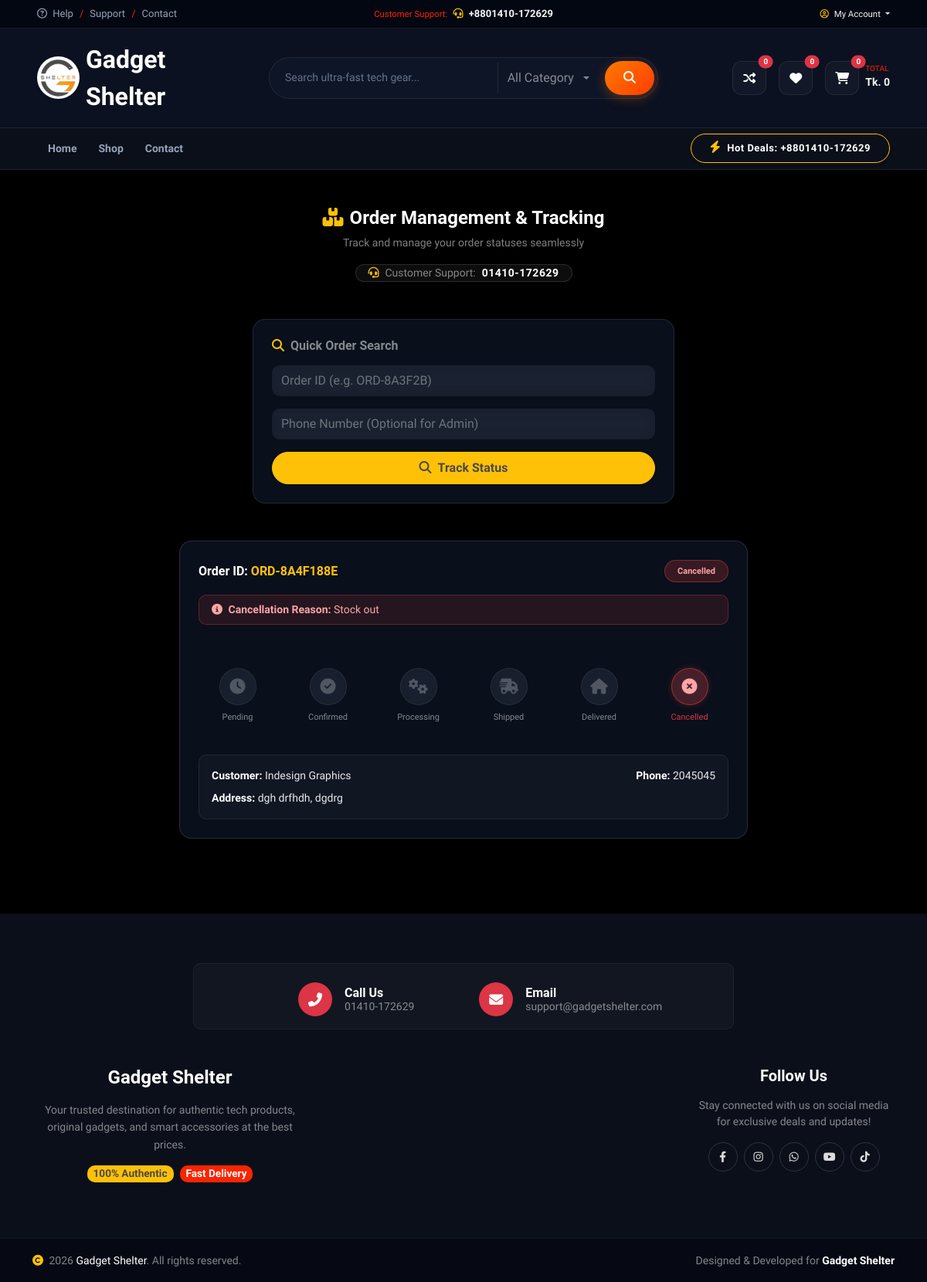
The page /track-order/?order_id=ORD-8A4F188E&phone=2045045 on the database its author committed.
### MyApp/models.py (models this page shows, shortened)
class Order(models.Model):
    STATUS_CHOICES = (
        ('Pending Verification', 'Pending Verification'),
        ('Confirmed', 'Confirmed'),
        ('Processing', 'Processing'),
        ('Shipped', 'Shipped'),
        ('Delivered', 'Delivered'),
        ('Cancelled', 'Cancelled'),
    )
    order_id = models.CharField(max_length=20, unique=True, editable=False)
    user = models.ForeignKey(UserModel, on_delete=models.SET_NULL, null=True, blank=True)
    full_name = models.CharField(max_length=100)
    phone = models.CharField(max_length=15)
    address = models.TextField()
    city = models.CharField(max_length=50)
    subtotal = models.DecimalField(max_digits=10, decimal_places=2)
    discount = models.DecimalField(max_digits=10, decimal_places=2, default=0)
    delivery_charge = models.DecimalField(max_digits=10, decimal_places=2)
    grand_total = models.DecimalField(max_digits=10, decimal_places=2)
    due_amount = models.DecimalField(max_digits=10, decimal_places=2)
    payment_method = models.CharField(max_length=50, default='bKash Advance + COD')
    sender_bkash_no = models.CharField(max_length=15, blank=True, null=True)
    trx_id = models.CharField(max_length=100, blank=True, null=True)
    advance_paid = models.DecimalField(max_digits=10, decimal_places=2)
    status = models.CharField(max_length=30, choices=STATUS_CHOICES, default='Pending Verification')
    created_at = models.DateTimeField(auto_now_add=True)
    cancel_reason = models.TextField(blank=True, null=True, verbose_name="Cancellation Reason")

### MyApp/views.py (the view, shortened to what this page needs)
# urls.py: path('track-order/', track_order, name='track_order'),
def track_order(request):
    orders = []
    searched_order = None
    searched = False
    admin_summary = {}
    selected_status = request.GET.get('status_filter', '').strip()
    order_id = request.POST.get('order_id') or request.GET.get('order_id')
    phone = request.POST.get('phone') or request.GET.get('phone')
    order_id = order_id.strip() if order_id else None
    phone = phone.strip() if phone else None
    if order_id and phone:
        searched = True
        searched_order = Order.objects.filter(
            order_id__iexact=order_id,
            phone__icontains=phone
        ).first()
    elif order_id:
        searched = True
        searched_order = Order.objects.filter(
            order_id__iexact=order_id
        ).first()
    context = {
        'orders': orders,
        'searched_order': searched_order,
        'searched': searched,
        'admin_summary': admin_summary,
        'selected_status': selected_status, # টেমপ্লেটের জন্য পাঠানো হলো
    }
    return render(request, 'pages/track_order.html', context)

### MyApp/context_processors.py (called while the page is built)
def categories_processor(request):
    return {
        'categories': Category.objects.all()
    }

### MyApp/templates/pages/track_order.html (shortened to what this page needs)
{% extends 'base/base.html' %}
{% load static %}
{% block body %}
    <div class="container py-3 py-md-5">
        <div class="text-center mb-4 mb-md-5">
        <h3 class="fw-bold mb-2 text-white fs-4 fs-md-3">
            <i class="fas fa-boxes text-warning me-2"></i>Order Management & Tracking
        </h3>
        <p class="text-white-50 small mb-3">Track and manage your order statuses seamlessly</p>
        <div class="d-inline-flex align-items-center justify-content-center">
            <a href="tel:01410172629" class="support-pill text-decoration-none px-3 py-1.5 rounded-pill d-inline-flex align-items-center gap-2">
                <i class="fas fa-headset text-warning small"></i>
                <span class="text-white-50 small">Customer Support:</span>
                <strong class="text-white small tracking-wide">01410-172629</strong>
            </a>
        </div>
    </div>
    <div class="row justify-content-center mb-4 mb-md-5">
        <div class="col-12 col-md-8 col-lg-6">
            <div class="card glass-card border-white-10 p-3 p-md-4">
                <h6 class="fw-bold text-white-50 mb-3"><i class="fas fa-search me-2 text-warning"></i>Quick Order Search</h6>
                <form method="POST">
                    <div class="mb-3">
                        <input type="text" name="order_id" class="form-control form-input-dark py-2 text-white border-0" placeholder="Order ID (e.g. ORD-8A3F2B)" required>
                    </div>
                    <div class="mb-3">
                        <input type="text" name="phone" class="form-control form-input-dark py-2 text-white border-0" placeholder="Phone Number (Optional for Admin)">
                    </div>
                    <button type="submit" class="btn btn-warning w-100 rounded-pill text-dark fw-bold py-2 shadow-sm">
                        <i class="fas fa-search me-2"></i>Track Status
                    </button>
                </form>
            </div>
        </div>
    </div>
    {% if searched or searched_order %}
        <div class="row justify-content-center mb-4 mb-md-5" id="order-details-card">
            <div class="col-12 col-md-10 col-lg-8">
                {% if searched_order %}
                    <div class="card glass-card border-white-12 p-3 p-md-4">
                        <div class="d-flex justify-content-between align-items-center mb-3 flex-wrap gap-2">
                            <h6 class="fw-bold text-white mb-0 text-nowrap">Order ID: <span class="text-warning">{{ searched_order.order_id }}</span></h6>
                            {% if searched_order.status == 'Pending' %}
                                <span class="badge rounded-pill px-2 py-1 px-md-3 py-md-2 fw-semibold badge-pending text-nowrap">Pending Verification</span>
                            {% elif searched_order.status == 'Confirmed' %}
                                <span class="badge rounded-pill px-2 py-1 px-md-3 py-md-2 fw-semibold badge-confirmed text-nowrap">Confirmed</span>
                            {% elif searched_order.status == 'Processing' %}
                                <span class="badge rounded-pill px-2 py-1 px-md-3 py-md-2 fw-semibold badge-processing text-nowrap">Processing</span>
                            {% elif searched_order.status == 'Shipped' %}
                                <span class="badge rounded-pill px-2 py-1 px-md-3 py-md-2 fw-semibold badge-shipped text-nowrap">Shipped</span>
                            {% elif searched_order.status == 'Delivered' %}
                                <span class="badge rounded-pill px-2 py-1 px-md-3 py-md-2 fw-semibold badge-delivered text-nowrap">Delivered</span>
                            {% elif searched_order.status == 'Cancelled' %}
                                <span class="badge rounded-pill px-2 py-1 px-md-3 py-md-2 fw-semibold badge-cancelled text-nowrap">Cancelled</span>
                            {% else %}
                                <span class="badge rounded-pill px-2 py-1 px-md-3 py-md-2 fw-semibold badge-default text-nowrap">{{ searched_order.status }}</span>
                            {% endif %}
                        </div>
                        {% if searched_order.status == 'Cancelled' and searched_order.cancel_reason %}
                            <div class="alert cancel-alert py-2 px-3 rounded-3 small mb-3">
                                <strong><i class="fas fa-info-circle me-1"></i> Cancellation Reason:</strong> {{ searched_order.cancel_reason }}
                            </div>
                        {% endif %}
                        <div class="row g-3 justify-content-center my-4 text-center">
                            <div class="col-4 col-md-2">
                                <div class="badge rounded-circle step-circle mb-2 {% if searched_order.status == 'Pending' or searched_order.status == 'Confirmed' or searched_order.status == 'Processing' or searched_order.status == 'Shipped' or searched_order.status == 'Delivered' %}step-pending{% else %}step-inactive{% endif %}">
                                    <i class="fas fa-clock fs-5"></i>
                                </div>
                                <small class="d-block fw-semibold {% if searched_order.status == 'Pending' or searched_order.status == 'Confirmed' or searched_order.status == 'Processing' or searched_order.status == 'Shipped' or searched_order.status == 'Delivered' %}text-warning{% else %}text-white-50{% endif %}" style="font-size: 11px;">Pending</small>
                            </div>
                            <div class="col-4 col-md-2">
                                <div class="badge rounded-circle step-circle mb-2 {% if searched_order.status == 'Confirmed' or searched_order.status == 'Processing' or searched_order.status == 'Shipped' or searched_order.status == 'Delivered' %}step-confirmed{% else %}step-inactive{% endif %}">
                                    <i class="fas fa-check-circle fs-5"></i>
                                </div>
                                <small class="d-block fw-semibold {% if searched_order.status == 'Confirmed' or searched_order.status == 'Processing' or searched_order.status == 'Shipped' or searched_order.status == 'Delivered' %}text-primary{% else %}text-white-50{% endif %}" style="font-size: 11px;">Confirmed</small>
                            </div>
                            <div class="col-4 col-md-2">
                                <div class="badge rounded-circle step-circle mb-2 {% if searched_order.status == 'Processing' or searched_order.status == 'Shipped' or searched_order.status == 'Delivered' %}step-processing{% else %}step-inactive{% endif %}">
                                    <i class="fas fa-cogs fs-5"></i>
                                </div>
                                <small class="d-block fw-semibold {% if searched_order.status == 'Processing' or searched_order.status == 'Shipped' or searched_order.status == 'Delivered' %}text-info{% else %}text-white-50{% endif %}" style="font-size: 11px;">Processing</small>
                            </div>
                            <div class="col-4 col-md-2">
                                <div class="badge rounded-circle step-circle mb-2 {% if searched_order.status == 'Shipped' or searched_order.status == 'Delivered' %}step-shipped{% else %}step-inactive{% endif %}">
                                    <i class="fas fa-shipping-fast fs-5"></i>
                                </div>
                                <small class="d-block fw-semibold {% if searched_order.status == 'Shipped' or searched_order.status == 'Delivered' %}text-purple{% else %}text-white-50{% endif %}" style="font-size: 11px;">Shipped</small>
                            </div>
                            <div class="col-4 col-md-2">
                                <div class="badge rounded-circle step-circle mb-2 {% if searched_order.status == 'Delivered' %}step-delivered{% else %}step-inactive{% endif %}">
                                    <i class="fas fa-home fs-5"></i>
                                </div>
                                <small class="d-block fw-semibold {% if searched_order.status == 'Delivered' %}text-success{% else %}text-white-50{% endif %}" style="font-size: 11px;">Delivered</small>
                            </div>
                            <div class="col-4 col-md-2">
                                <div class="badge rounded-circle step-circle mb-2 {% if searched_order.status == 'Cancelled' %}step-cancelled{% else %}step-inactive{% endif %}">
                                    <i class="fas fa-times-circle fs-5"></i>
                                </div>
                                <small class="d-block fw-semibold {% if searched_order.status == 'Cancelled' %}text-danger{% else %}text-white-50{% endif %}" style="font-size: 11px;">Cancelled</small>
                            </div>
                        </div>
                        <div class="p-2 p-md-3 rounded-3 mt-3 customer-box">
                            <div class="row g-2 small text-white-50">
                                <div class="col-12 col-md-6"><strong class="text-white">Customer:</strong> <span class="text-white-90">{{ searched_order.full_name }}</span></div>
                                <div class="col-12 col-md-6 text-md-end"><strong class="text-white">Phone:</strong> <span class="text-white-90">{{ searched_order.phone }}</span></div>
                                <div class="col-12"><strong class="text-white">Address:</strong> <span class="text-white-90">{{ searched_order.address }}, {{ searched_order.city }}</span></div>
                            </div>
                        </div>
                    </div>
                {% else %}
                    <div class="alert not-found-alert text-center rounded-4 p-4 shadow-sm">
                        <i class="fas fa-exclamation-triangle fs-3 mb-2 d-block text-warning"></i>
                        Order not found! Please check your Order ID and try again.
                    </div>
                {% endif %}
            </div>
        </div>
    {% endif %}
</div>
{% endblock %}

### MyApp/static/css/style.css (style rules this page uses)
body { background-color: #121827; }
body { background-color: #000000 !important; color: #e2e8f0; }
.glass-card { background: rgba(18, 26, 43, 0.65) !important; backdrop-filter: blur(12px); -webkit-backdrop-filter: blur(12px); border: 1px solid rgba(255, 255, 255, 0.08) !important; box-shadow: 0 8px 32px 0 rgba(0, 0, 0, 0.37); }
:root { --brand-accent: #FF7A00; --brand-gradient: linear-gradient(135deg, #FF7A00 0%, #FF3D00 100%); --dark-bg-main: #0B1120; --dark-bg-sub: #030712; --glass-border: rgba(255, 255, 255, 0.08); --glass-card: rgba(15, 23, 42, 0.75); --text-muted-color: #94A3B8; }
.tracking-wide { letter-spacing: 3px; }
.support-pill { background: rgba(255, 255, 255, 0.05); border: 1px solid rgba(255, 255, 255, 0.12); backdrop-filter: blur(10px); -webkit-backdrop-filter: blur(10px); transition: all 0.3s ease; box-shadow: 0 4px 12px rgba(0, 0, 0, 0.15); }
.support-pill strong { letter-spacing: 0.5px; }
.glass-card { background: rgba(15, 23, 42, 0.65) !important; backdrop-filter: blur(16px); -webkit-backdrop-filter: blur(16px); border-radius: 1rem; border: 1px solid rgba(255, 255, 255, 0.1) !important; }
.border-white-12 { border: 1px solid rgba(255, 255, 255, 0.12) !important; }
.border-white-10 { border: 1px solid rgba(255, 255, 255, 0.1) !important; }
.badge-cancelled { background: rgba(239, 68, 68, 0.2); color: #fca5a5; border: 1px solid rgba(239, 68, 68, 0.4); font-size: 11px; }
.step-circle { width: 48px; height: 48px; display: inline-flex; align-items: center; justify-content: center; backdrop-filter: blur(8px); transition: all 0.3s ease; }
.step-cancelled { background: rgba(239, 68, 68, 0.25); color: #fca5a5; border: 1px solid rgba(239, 68, 68, 0.5); box-shadow: 0 0 10px rgba(239, 68, 68, 0.25); }
.step-inactive { background: rgba(255, 255, 255, 0.05); color: rgba(255, 255, 255, 0.25); border: 1px solid rgba(255, 255, 255, 0.08); }
.text-white-90 { color: rgba(255, 255, 255, 0.9); }
.cancel-alert { background: rgba(239, 68, 68, 0.12); border: 1px solid rgba(239, 68, 68, 0.3); color: #fca5a5; }
.customer-box { background: rgba(255, 255, 255, 0.03); border: 1px solid rgba(255, 255, 255, 0.08); }
.form-input-dark { background: rgba(255, 255, 255, 0.06); backdrop-filter: blur(8px); }

### MyApp/templates/base/base.html (style rules this page uses)
body, html { font-family: 'Plus Jakarta Sans', 'Hind Siliguri', sans-serif !important; }

### rows shown on the page
Order: order_id "ORD-8A4F188E", cancel_reason "Stock out", full_name "Indesign Graphics", phone "2045045", address "dgh drfhdh", city "dgdrg"

### other values the page prints
{{ request.session.compare_list|length|default:"0" }} "0"
{{ wishlist_count|default:"0" }} "0"
{{ cart_count|default:"0" }} "0"
{{ total_price|default:"0" }} "0"
